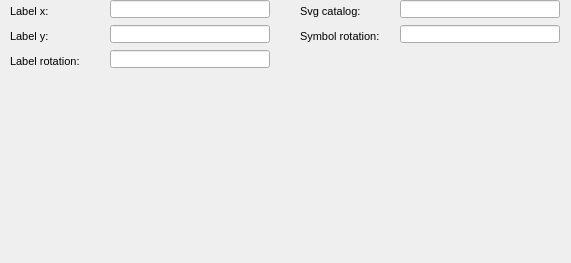
      <widget class="QWidget" name="page_11">
       <property name="geometry">
        <rect>
         <x>0</x>
         <y>0</y>
         <width>571</width>
         <height>263</height>
        </rect>
       </property>
       <attribute name="label">
        <string>Feature graphic design</string>
       </attribute>
       <widget class="QLabel" name="label_label_y">
        <property name="geometry">
         <rect>
          <x>10</x>
          <y>25</y>
          <width>90</width>
          <height>22</height>
         </rect>
        </property>
        <property name="font">
         <font>
          <pointsize>8</pointsize>
         </font>
        </property>
        <property name="frameShape">
         <enum>QFrame::NoFrame</enum>
        </property>
        <property name="frameShadow">
         <enum>QFrame::Plain</enum>
        </property>
        <property name="text">
         <string>Label y:</string>
        </property>
        <property name="textFormat">
         <enum>Qt::AutoText</enum>
        </property>
        <property name="scaledContents">
         <bool>false</bool>
        </property>
        <property name="alignment">
         <set>Qt::AlignLeading|Qt::AlignLeft|Qt::AlignVCenter</set>
        </property>
        <property name="margin">
         <number>3</number>
        </property>
       </widget>
       <widget class="QLineEdit" name="label_y">
        <property name="geometry">
         <rect>
          <x>110</x>
          <y>25</y>
          <width>160</width>
          <height>18</height>
         </rect>
        </property>
        <property name="text">
         <string/>
        </property>
       </widget>
       <widget class="QLabel" name="label_label_rotation">
        <property name="geometry">
         <rect>
          <x>10</x>
          <y>50</y>
          <width>90</width>
          <height>22</height>
         </rect>
        </property>
        <property name="font">
         <font>
          <pointsize>8</pointsize>
         </font>
        </property>
        <property name="frameShape">
         <enum>QFrame::NoFrame</enum>
        </property>
        <property name="frameShadow">
         <enum>QFrame::Plain</enum>
        </property>
        <property name="text">
         <string>Label rotation:</string>
        </property>
        <property name="textFormat">
         <enum>Qt::AutoText</enum>
        </property>
        <property name="scaledContents">
         <bool>false</bool>
        </property>
        <property name="alignment">
         <set>Qt::AlignLeading|Qt::AlignLeft|Qt::AlignVCenter</set>
        </property>
        <property name="margin">
         <number>3</number>
        </property>
       </widget>
       <widget class="QLineEdit" name="labell_rotation">
        <property name="geometry">
         <rect>
          <x>110</x>
          <y>50</y>
          <width>160</width>
          <height>18</height>
         </rect>
        </property>
        <property name="text">
         <string/>
        </property>
       </widget>
       <widget class="QLabel" name="label_label_x">
        <property name="geometry">
         <rect>
          <x>10</x>
          <y>0</y>
          <width>90</width>
          <height>22</height>
         </rect>
        </property>
        <property name="font">
         <font>
          <pointsize>8</pointsize>
         </font>
        </property>
        <property name="frameShape">
         <enum>QFrame::NoFrame</enum>
        </property>
        <property name="frameShadow">
         <enum>QFrame::Plain</enum>
        </property>
        <property name="text">
         <string>Label x:</string>
        </property>
        <property name="textFormat">
         <enum>Qt::AutoText</enum>
        </property>
        <property name="scaledContents">
         <bool>false</bool>
        </property>
        <property name="alignment">
         <set>Qt::AlignLeading|Qt::AlignLeft|Qt::AlignVCenter</set>
        </property>
        <property name="margin">
         <number>3</number>
        </property>
       </widget>
       <widget class="QLineEdit" name="label_x">
        <property name="geometry">
         <rect>
          <x>110</x>
          <y>0</y>
          <width>160</width>
          <height>18</height>
         </rect>
        </property>
        <property name="text">
         <string/>
        </property>
       </widget>
       <widget class="QLabel" name="label_rotation">
        <property name="geometry">
         <rect>
          <x>300</x>
          <y>25</y>
          <width>90</width>
          <height>22</height>
         </rect>
        </property>
        <property name="font">
         <font>
          <pointsize>8</pointsize>
         </font>
        </property>
        <property name="frameShape">
         <enum>QFrame::NoFrame</enum>
        </property>
        <property name="frameShadow">
         <enum>QFrame::Plain</enum>
        </property>
        <property name="text">
         <string>Symbol rotation:</string>
        </property>
        <property name="textFormat">
         <enum>Qt::AutoText</enum>
        </property>
        <property name="scaledContents">
         <bool>false</bool>
        </property>
        <property name="alignment">
         <set>Qt::AlignLeading|Qt::AlignLeft|Qt::AlignVCenter</set>
        </property>
        <property name="margin">
         <number>3</number>
        </property>
       </widget>
       <widget class="QLineEdit" name="rotation">
        <property name="geometry">
         <rect>
          <x>400</x>
          <y>25</y>
          <width>160</width>
          <height>18</height>
         </rect>
        </property>
        <property name="text">
         <string/>
        </property>
       </widget>
       <widget class="QLabel" name="label_svg">
        <property name="geometry">
         <rect>
          <x>300</x>
          <y>0</y>
          <width>90</width>
          <height>22</height>
         </rect>
        </property>
        <property name="font">
         <font>
          <pointsize>8</pointsize>
         </font>
        </property>
        <property name="frameShape">
         <enum>QFrame::NoFrame</enum>
        </property>
        <property name="frameShadow">
         <enum>QFrame::Plain</enum>
        </property>
        <property name="text">
         <string>Svg catalog:</string>
        </property>
        <property name="textFormat">
         <enum>Qt::AutoText</enum>
        </property>
        <property name="scaledContents">
         <bool>false</bool>
        </property>
        <property name="alignment">
         <set>Qt::AlignLeading|Qt::AlignLeft|Qt::AlignVCenter</set>
        </property>
        <property name="margin">
         <number>3</number>
        </property>
       </widget>
       <widget class="QLineEdit" name="svg">
        <property name="geometry">
         <rect>
          <x>400</x>
          <y>0</y>
          <width>160</width>
          <height>18</height>
         </rect>
        </property>
        <property name="text">
         <string/>
        </property>
       </widget>
      </widget>
